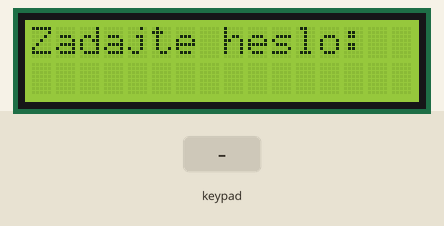
Bench run of a sketch on a simulated Arduino Uno, built with avr-gcc and run on an emulated ATmega328P. Parts: 16×2 character LCD. The test bench sets the inputs (shaded band).

Above: at 1.2 s.
1.3 s: keypad keys 1 2 3 # pressed 0.4 s apart
At 3.4 s:
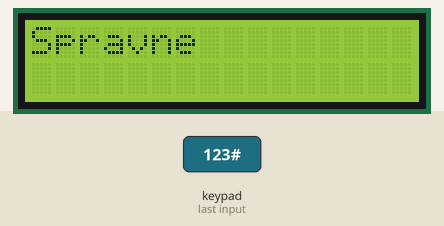
5.6 s: key 'A' pressed
At 6.1 s:
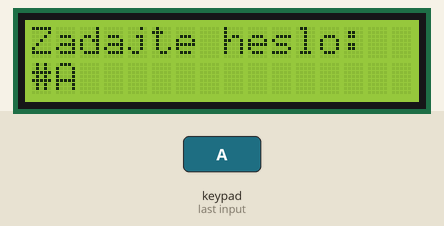
7.1 s: keypad keys 9 8 7 6 * pressed 0.4 s apart
At 10.7 s:
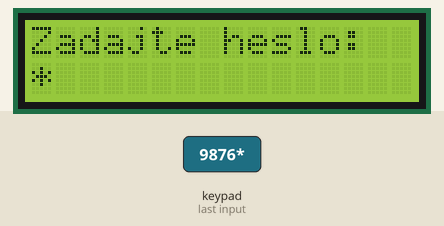
11.0 s: key 'B' pressed
At 11.5 s:
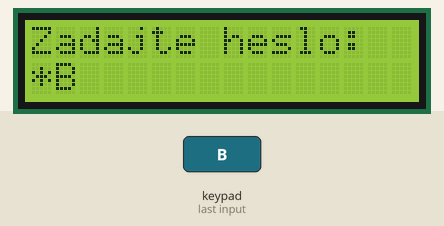
12.5 s: keypad keys 9 8 7 6 A pressed 0.4 s apart
At 16.1 s:
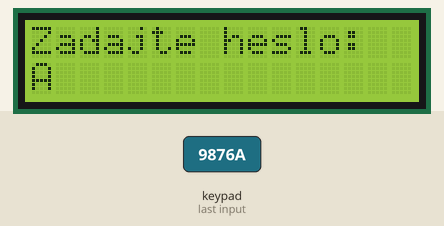
16.4 s: key 'C' pressed
At 16.7 s:
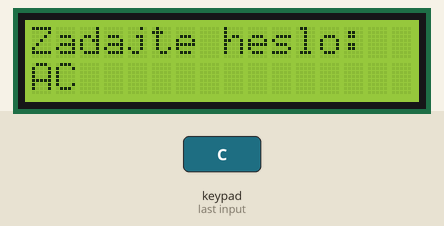
Timing chart, 0 to 18.9 s (numbered marks = the images above; inputs shaded):
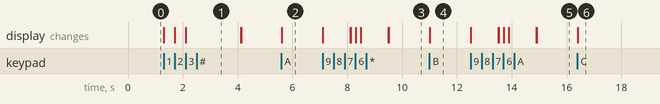

The sketch:

keypad.ino
```cpp
#include <LiquidCrystal.h>
#include <Keypad.h>
#define Password_Length 4

LiquidCrystal lcd(A0, A1, A2, A3, A4, A5);
const byte ROWS = 4;
const byte COLS = 4;

char hexaKeys[ROWS][COLS] = {
  {'1', '2', '3', 'A'},
  {'4', '5', '6', 'B'},
  {'7', '8', '9', 'C'},
  {'*', '0', '#', 'D'}
};

byte rowPins[ROWS] = {9, 8, 7, 6};
byte colPins[COLS] = {5, 4, 3, 2};

char Data[Password_Length];
char Master[Password_Length] = "123";
byte data_count = 0, master_count = 0;
char customKey;

Keypad customKeypad = Keypad(makeKeymap(hexaKeys),
                             rowPins, colPins, ROWS, COLS);

void setup()
{
  lcd.begin(16, 2);
  lcd.setCursor(0, 0);
  lcd.clear();
}

void loop(){

  lcd.setCursor(0,0);
  lcd.print("Zadajte heslo:");

  customKey = customKeypad.getKey();
  if (customKey){
    Data[data_count] = customKey;
    lcd.setCursor(data_count,1);
    lcd.print(Data[data_count]);
    data_count++;
    }

  if(data_count == Password_Length-1){
    lcd.clear();

    if(!strcmp(Data, Master)){
      lcd.print("Spravne");
      delay(2000);
      }
    else{
      lcd.print("Nespravne");
      delay(1000);
      }

    lcd.clear();
    clearData();
  }
}

void clearData(){
  while(data_count !=0){
    Data[data_count--] = 0;
  }
  return;
}
```

Measured:
- after the input at 1.3 s, the display: first changes at once (image 1 shows a later state)
- after the input at 5.6 s, the display: changes at once (image 2)
- after the input at 7.1 s, the display: first changes at once (image 3 shows a later state)
- after the input at 11.0 s, the display: changes at once (image 4)
- after the input at 12.5 s, the display: first changes at once (image 5 shows a later state)
- after the input at 16.4 s, the display: changes at once (image 6)
